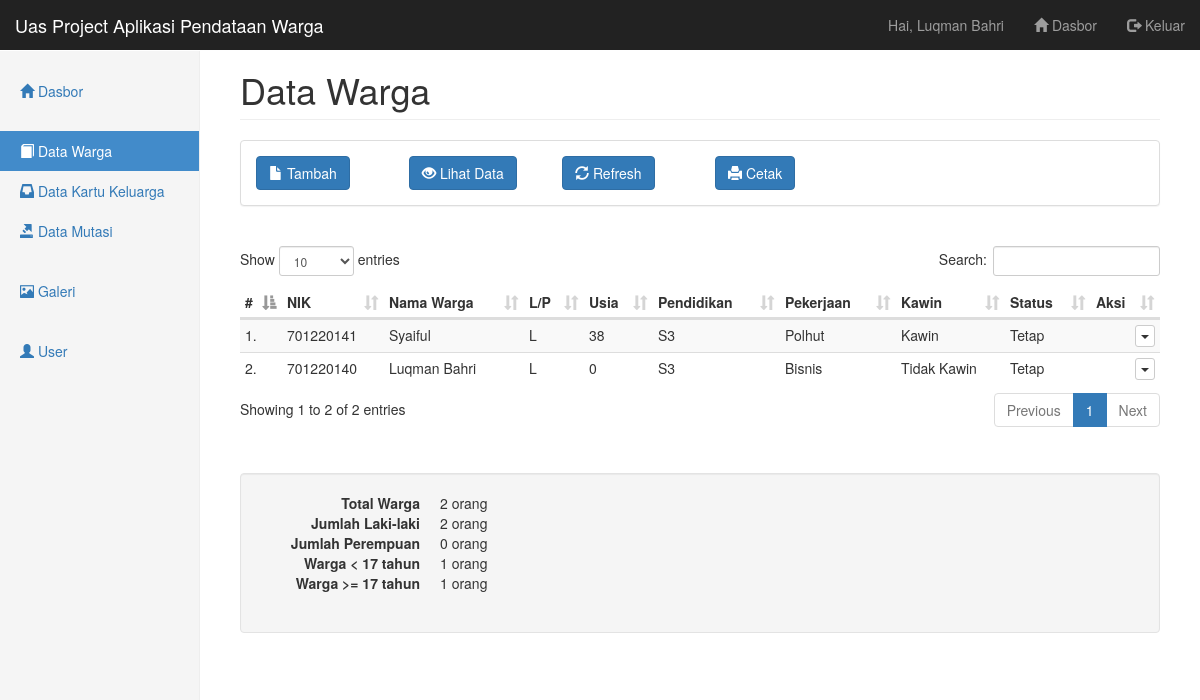
The page /pages/warga/index.php (signed in) on the database its author committed.
### tables this page shows
CREATE TABLE `warga` (
  `id_warga` int(11) NOT NULL,
  `nik_warga` varchar(16) NOT NULL,
  `nama_warga` varchar(45) NOT NULL,
  `tempat_lahir_warga` varchar(30) NOT NULL,
  `tanggal_lahir_warga` date NOT NULL,
  `jenis_kelamin_warga` enum('L','P') NOT NULL,
  `alamat_ktp_warga` text NOT NULL,
  `alamat_warga` text NOT NULL,
  `desa_kelurahan_warga` varchar(30) NOT NULL,
  `kecamatan_warga` varchar(30) NOT NULL,
  `kabupaten_kota_warga` varchar(30) NOT NULL,
  `provinsi_warga` varchar(30) NOT NULL,
  `negara_warga` varchar(30) NOT NULL,
  `rt_warga` varchar(3) NOT NULL,
  `rw_warga` varchar(3) NOT NULL,
  `agama_warga` enum('Islam','Kristen','Katholik','Hindu','Budha','Konghucu') NOT NULL,
  `pendidikan_terakhir_warga` varchar(20) NOT NULL,
  `pekerjaan_warga` varchar(20) NOT NULL,
  `status_perkawinan_warga` enum('Kawin','Tidak Kawin') NOT NULL,
  `status_warga` enum('Tetap','Kontrak') NOT NULL,
  `id_user` int(11) NOT NULL,
  `created_at` timestamp NOT NULL DEFAULT current_timestamp() ON UPDATE current_timestamp(),
  `updated_at` timestamp NOT NULL DEFAULT '0000-00-00 00:00:00'
);

### pages/warga/data-index.php (called while the page is built)
<?php
include('../../config/koneksi.php');
$query = "SELECT *, TIMESTAMPDIFF(YEAR, `tanggal_lahir_warga`, CURDATE()) AS usia_warga FROM warga";
$hasil = mysqli_query($db, $query);
$data_warga = array();
while ($row = mysqli_fetch_assoc($hasil)) {
  $data_warga[] = $row;
}

### pages/dasbor/data-index.php (called while the page is built, shortened)
<?php
include('../../config/koneksi.php');
$query_warga = "SELECT COUNT(*) AS total FROM warga";
$hasil_warga = mysqli_query($db, $query_warga);
$jumlah_warga = mysqli_fetch_assoc($hasil_warga);
$query_warga_l = "SELECT COUNT(*) AS total FROM warga WHERE jenis_kelamin_warga = 'L'";
$hasil_warga_l = mysqli_query($db, $query_warga_l);
$jumlah_warga_l = mysqli_fetch_assoc($hasil_warga_l);
$query_warga_p = "SELECT COUNT(*) AS total FROM warga WHERE jenis_kelamin_warga = 'P'";
$hasil_warga_p = mysqli_query($db, $query_warga_p);
$jumlah_warga_p = mysqli_fetch_assoc($hasil_warga_p);
$query_warga_ld_17 = "SELECT COUNT(*) AS total FROM warga WHERE TIMESTAMPDIFF(YEAR, tanggal_lahir_warga, CURDATE()) >= 17 AND tanggal_lahir_warga != '0000-00-00'";
$hasil_warga_ld_17 = mysqli_query($db, $query_warga_ld_17);
$jumlah_warga_ld_17 = mysqli_fetch_assoc($hasil_warga_ld_17);
$query_warga_kd_17 = "SELECT COUNT(*) AS total FROM warga WHERE TIMESTAMPDIFF(YEAR, tanggal_lahir_warga, CURDATE()) < 17 AND tanggal_lahir_warga != '0000-00-00'";
$hasil_warga_kd_17 = mysqli_query($db, $query_warga_kd_17);
$jumlah_warga_kd_17 = mysqli_fetch_assoc($hasil_warga_kd_17);
$query_mutasi_ld_17 = "SELECT COUNT(*) AS total FROM mutasi WHERE TIMESTAMPDIFF(YEAR, tanggal_lahir_mutasi, CURDATE()) >= 17 AND tanggal_lahir_mutasi != '0000-00-00'";
$hasil_mutasi_ld_17 = mysqli_query($db, $query_mutasi_ld_17);
$query_mutasi_kd_17 = "SELECT COUNT(*) AS total FROM mutasi WHERE TIMESTAMPDIFF(YEAR, tanggal_lahir_mutasi, CURDATE()) < 17 AND tanggal_lahir_mutasi != '0000-00-00'";
$hasil_mutasi_kd_17 = mysqli_query($db, $query_mutasi_kd_17);

### pages/warga/index.php (the view, shortened to what this page needs)
<?php include('../_partials/top.php') ?>
<h1 class="page-header">Data Warga</h1>
<?php include('_partials/menu.php') ?>
<?php include('data-index.php') ?>
<?php include('../dasbor/data-index.php') ?>
<table class="table table-striped table-condensed table-hover" id="datatable">
  <thead>
    <tr>
      <th>#</th>
      <th>NIK</th>
      <th>Nama Warga</th>
      <th>L/P</th>
      <th>Usia</th>
      <th>Pendidikan</th>
      <th>Pekerjaan</th>
      <th>Kawin</th>
      <th>Status</th>
      <th>Aksi</th>
    </tr>
  </thead>
  <tbody>
    <?php $nomor = 1; ?>
    <?php foreach ($data_warga as $warga) : ?>
    <tr>
      <td><?php echo $nomor++ ?>.</td>
      <td><?php echo $warga['nik_warga'] ?></td>
      <td><?php echo $warga['nama_warga'] ?></td>
      <td><?php echo $warga['jenis_kelamin_warga'] ?></td>
      <td><?php echo $warga['usia_warga'] ?></td>
      <td><?php echo $warga['pendidikan_terakhir_warga'] ?></td>
      <td><?php echo $warga['pekerjaan_warga'] ?></td>
      <td><?php echo $warga['status_perkawinan_warga'] ?></td>
      <td><?php echo $warga['status_warga'] ?></td>
      <td>
        <div class="btn-group pull-right">
          <button type="button" class="btn btn-default btn-xs dropdown-toggle" data-toggle="dropdown" aria-expanded="true">
          <span class="caret"></span>
          </button>
        </div>
      </td>
    </tr>
    <?php endforeach ?>
  </tbody>
</table>
<br><br>
<div class="well">
  <dl class="dl-horizontal">
    <dt>Total Warga</dt>
    <dd><?php echo $jumlah_warga['total'] ?> orang</dd>
    <dt>Jumlah Laki-laki</dt>
    <dd><?php echo $jumlah_warga_l['total'] ?> orang</dd>
    <dt>Jumlah Perempuan</dt>
    <dd><?php echo $jumlah_warga_p['total'] ?> orang</dd>
    <dt>Warga < 17 tahun</dt>
    <dd><?php echo $jumlah_warga_kd_17['total'] ?> orang</dd>
    <dt>Warga >= 17 tahun</dt>
    <dd><?php echo $jumlah_warga_ld_17['total'] ?> orang</dd>
  </dl>
</div>
<?php include('../_partials/bottom.php') ?>

### assets/css/dashboard.css (style rules this page uses)
body { padding-top: 50px; }
.main .page-header { margin-top: 0; }

### rows shown on the page
warga: nik_warga "701220141", nama_warga "Syaiful", jenis_kelamin_warga "L", usia_warga "38", pendidikan_terakhir_warga "S3", pekerjaan_warga "Polhut", status_perkawinan_warga "Kawin", status_warga "Tetap"
warga: nik_warga "701220140", nama_warga "Luqman Bahri", jenis_kelamin_warga "L", usia_warga "0", pendidikan_terakhir_warga "S3", pekerjaan_warga "Bisnis", status_perkawinan_warga "Tidak Kawin", status_warga "Tetap"

### other values the page prints
$_SESSION['user']['nama_user'] "Luqman Bahri"
$jumlah_warga['total'] "2"
$jumlah_warga_l['total'] "2"
$jumlah_warga_p['total'] "0"
$jumlah_warga_kd_17['total'] "1"
$jumlah_warga_ld_17['total'] "1"
